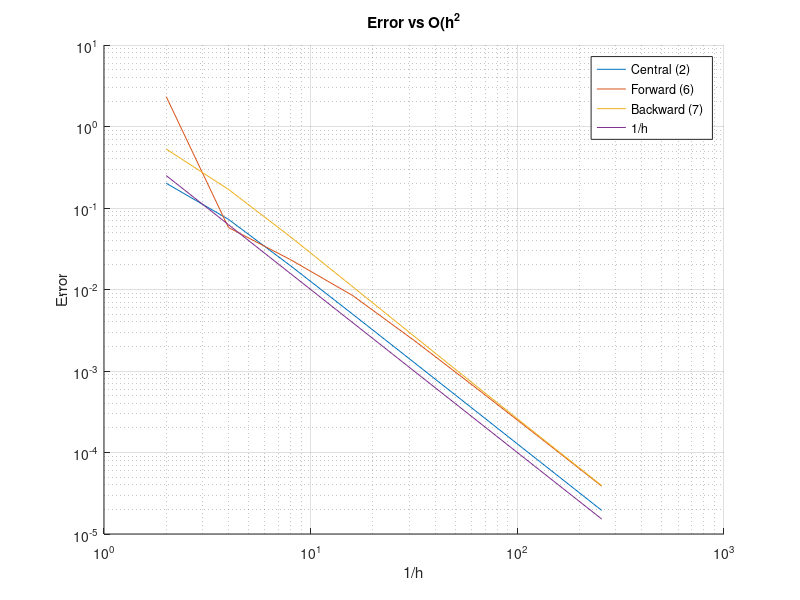
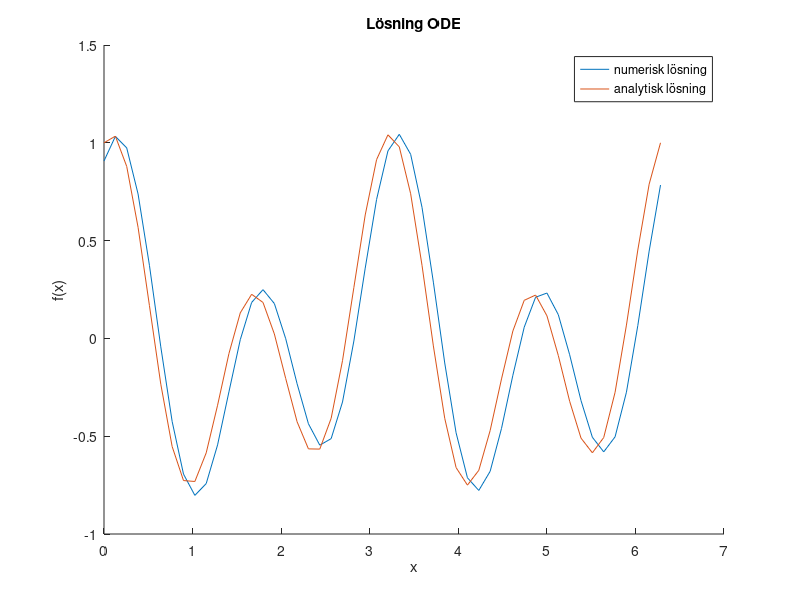
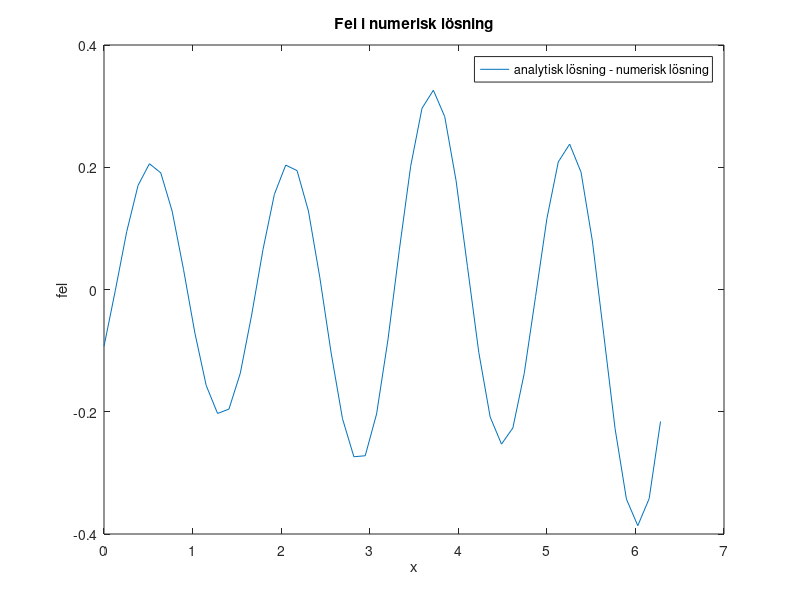
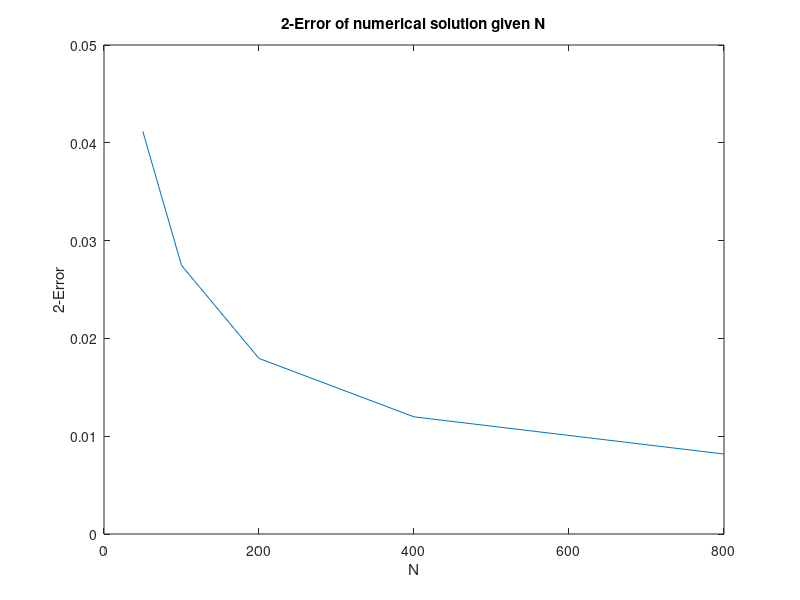

Recreate these plots in MATLAB, in order. (Note: this script raises an error after producing the figures.)
%% U1

x0 = 0.75;

err_central = zeros(1,8);
err_left    = zeros(1,8);
err_right   = zeros(1,8);
hs          = zeros(1,8);

true_du = exp(x0)*cos(exp(x0));
% up1 = u0 plus 1 timestep

% Approx derivata med central metod
for k = 1:8
    h = 2^(-k);
    hs(k) = h;
    
    u = @(x) sin(exp(x));
    u0  = u(x0);
    up1 = u(x0 + h);
    up2 = u(x0 + 2*h);
    un1 = u(x0 - h);
    un2 = u(x0 - 2*h);

    % central
    d_central = (up1 - un1)/(2*h);

    % frammåt
    d_left = (-up2 + 4*up1 - 3*u0)/(2*h);

    % bakåt
    d_right = (3*u0 - 4*un1 + un2)/(2*h);

    % fel
    err_central(k) = abs(d_central - true_du);
    err_left(k)    = abs(d_left    - true_du);
    err_right(k)   = abs(d_right   - true_du);
end

figure(1); 
hold on;

loglog(1./hs, err_central)
loglog(1./hs, err_left)
loglog(1./hs, err_right)

% referenskurva O(h^2)
loglog(1./hs, hs.^2)

xlabel('1/h')
ylabel('Error')
legend('Central (2)', 'Forward (6)', 'Backward (7)', '1/h')
grid on
title('Error vs O(h^2')


%% U2
gamma = 1;
delta = 1;

N = 50; % 400
h = (2*pi)/N;
d = 5;
f = @(x) d*cos(2*x); % f
u = @(x) (delta-(d/12))*cos(4*x) + (gamma/4)*sin(4*x) + (d/12)*cos(2*x); % analytisk lösning!
H = 1/(h^2);
x = linspace(0, 2*pi, N)';

A = zeros(N, N);
b = zeros(N, 1);
q = zeros(N, 1);




% adding finite element method pattern to A
% adding function values to q
for i = 1:N-1
    A(i+1, i) = H;
    A(i+1, i+1) = 16-2*H;
    if i~=(N-1)
        A(i+1, i+2) = H;
    end

    q(i+1) = f(h*i);
end

% adding randvilkor to A
A(1, 1) = -1;
A(1, 2) = 1;

% adding randvilkor to q
q(1) = q(1) + gamma*h;
q(N) = q(N) - delta*H;


% Lös ekvationssystemet A*w = q -> w = A\q
w = A\q;

figure(2)
hold on
plot(x, w)
plot(x, u(x))
title("Lösning ODE")
xlabel("x")
ylabel("f(x)")
legend("numerisk lösning", "analytisk lösning")

figure(3)
plot(x, w-u(x))
title("Fel i numerisk lösning")
xlabel("x")
ylabel("fel")
legend("analytisk lösning - numerisk lösning")

% d)
w_history = zeros(5, 1);

for k = 0:4
    N = 50 * 2^k; % N = 50, 100, 200, 400, 800
    h = (2*pi)/N;

    H = 1/(h^2);
    x = linspace(0, 2*pi, N)';
    
    A = zeros(N, N);
    b = zeros(N, 1);
    q = zeros(N, 1);

    
    % adding finite element method pattern to A
    % adding function values to q
    for i = 1:N-1
        A(i+1, i) = H;
        A(i+1, i+1) = 16-2*H;
        if i~=(N-1)
            A(i+1, i+2) = H;
        end
    
        q(i+1) = f(h*i);
    end
    
    % adding randvilkor to A
    A(1, 1) = -1;
    A(1, 2) = 1;
    
    % adding randvilkor to q
    q(1) = q(1) + gamma*h;
    q(N) = q(N) - delta*H;
    
    
    % Lös ekvationssystemet A*w = q -> w = A\q
    w = A\q;

    w_history(k+1, 1) = w(end, 1);
end

w_E2 = sqrt(h*abs(u(2*pi)-w_history)); % 2-felet
w_error = u(2*pi) - w_history; % felet

w_ordning = zeros(5, 1);
for j = 2:5
    w_ordning(j) = w_error(j-1)/w_error(j)/2;
end

figure(4)
Ns = [50, 100, 200, 400, 800]';
plot(Ns, w_E2);
title("2-Error of numerical solution given N")
xlabel("N")
ylabel("2-Error")

table(Ns, w_error, w_ordning)


% 
% %%CN function
% 
% function [x, t, U] = crankNicolson1D(D, f_fun, TL_fun, TR_fun, u0_fun, T, N, M)
% % Crank–Nicolson för ut = D u_xx + f på [0,1] med Dirichlet-randvillkor
% 
% dx = 1 / N;
% dt = T / M;
% 
% x = linspace(0, 1, N+1)';      % rumspunkter
% t = linspace(0, T, M+1);       % tidspunkter
% 
% U = zeros(N+1, M+1);
% 
% % initialdata
% for j = 1:(N+1)
%     U(j,1) = u0_fun(x(j));
% end
% U(1,1)   = TL_fun(0);
% U(end,1) = TR_fun(0);
% 
% lambda = D * dt / dx^2;
% 
% % bygg A och B för de inre punkterna (j = 1,...,N-1)
% A = zeros(N-1, N-1);
% B = zeros(N-1, N-1);
% 
% for j = 1:(N-1)
%     A(j,j) = 1 + lambda;
%     B(j,j) = 1 - lambda;
%     if j > 1
%         A(j,j-1) = -lambda/2;
%         B(j,j-1) =  lambda/2;
%     end
%     if j < N-1
%         A(j,j+1) = -lambda/2;
%         B(j,j+1) =  lambda/2;
%     end
% end
% 
% % inre punkter vid t = 0
% w = U(2:N, 1);
% 
% % tidsstegning
% for n = 1:M
%     t_n   = t(n);
%     t_np1 = t(n+1);
% 
%     uL_n   = TL_fun(t_n);
%     uR_n   = TR_fun(t_n);
%     uL_np1 = TL_fun(t_np1);
%     uR_np1 = TR_fun(t_np1);
% 
%     % f i inre punkter
%     f_n   = zeros(N-1, 1);
%     f_np1 = zeros(N-1, 1);
%     for j = 1:(N-1)
%         f_n(j)   = f_fun(x(j+1), t_n);
%         f_np1(j) = f_fun(x(j+1), t_np1);
%     end
% 
%     % högerled
%     rhs = B*w + 0.5*dt*(f_n + f_np1);
% 
%     % Dirichlet-randvillkor (bidrag från x=0 och x=1)
%     rhs(1)   = rhs(1)   + 0.5*lambda*(uL_n + uL_np1);
%     rhs(end) = rhs(end) + 0.5*lambda*(uR_n + uR_np1);
% 
%     % lös linjärt system
%     w = A \ rhs;
% 
%     % spara hela profilen vid tiden t_{n+1}
%     U(1,   n+1) = uL_np1;
%     U(end, n+1) = uR_np1;
%     U(2:N, n+1) = w;
% end
% end
% 
% 
% %% U3
% 
% % parametrar
% D  = 1;          % värmeledningskoefficient
% T  = 0.01;       % slut-tid
% N  = 100;        % antal delintervall i x
% M  = 1000;       % antal tidssteg (dt = T/M = 1e-5)
% 
% dx = 1/N;
% dt = T/M;
% 
% x  = linspace(0, 1, N+1)';      % x_0 = 0,  x_N = 1
% t  = linspace(0, T, M+1);       % t_0 = 0,  t_M = T
% 
% % funktioner f, randvillkor och begynnelsevillkor
% f_fun  = @(x, t) 0;             % f(x,t) = 0
% TL_fun = @(t) 0;                % u(0,t) = 0
% TR_fun = @(t) 0;                % u(1,t) = 0
% u0_fun = @(x) sin(5*pi*x);      % u(x,0) = sin(5*pi*x)
% 
% % initialdata vid t = 0
% u = zeros(N+1, 1);
% for j = 1:(N+1)
%     u(j) = u0_fun(x(j));
% end
% u(1)   = TL_fun(0);
% u(end) = TR_fun(0);
% 
% % enkel stabilitetskontroll
% r = D*dt/(dx^2);
% if r > 0.5
%     warning('D*dt/dx^2 = %f > 1/2, schemat kan vara instabilt.', r)
% end
% 
% % tidsstepping med Euler framåt (explicit)
% for n = 1:M
%     t_n   = t(n);
%     t_np1 = t(n+1);
% 
%     % randvillkor vid tiden t_n
%     u(1)   = TL_fun(t_n);
%     u(end) = TR_fun(t_n);
% 
%     u_new = u;
% 
%     % inre punkter j = 2,...,N
%     for j = 2:N
%         lap = u(j+1) - 2*u(j) + u(j-1);    % andraderivata med central differens
%         u_new(j) = u(j) + dt*( D*lap/(dx^2) + f_fun(x(j), t_n) );
%     end
% 
%     % randvillkor vid tiden t_{n+1}
%     u_new(1)   = TL_fun(t_np1);
%     u_new(end) = TR_fun(t_np1);
% 
%     u = u_new;
% end
% 
% % analytisk lösning
% % för f=0, D=1, u0(x)=sin(5*pi*x)
% u_exact = exp(-(5*pi)^2 * D * T) * sin(5*pi*x);
% 
% % fel vid tiden T
% err = u - u_exact;
% 
% figure
% plot(x, err)
% xlabel('x')
% ylabel('u_{num} - u_{exact}')
% title('U3(c): fel vid T = 0.01')
% grid on
% 
% %% U4c
% 
% % Exakta funktioner enligt (18)–(19)
% uanafcn  = @(x,t) sin(exp(t) .* x);
% uinitfcn = @(x)   uanafcn(x, 0);
% ffcn     = @(x,t) exp(t) .* x .* cos(exp(t) .* x) + exp(2*t) .* sin(exp(t) .* x);
% TLfcn    = @(t)   0;
% TRfcn    = @(t)   sin(exp(t));
% 
% D = 1;
% T = 0.1;
% N = 100;
% M = 100;          
% 
% [x, t, U] = crankNicolson1D(D, ffcn, TLfcn, TRfcn, uinitfcn, T, N, M);
% 
% % analytisk lösning vid T
% u_exact = uanafcn(x, T);
% 
% err = U(:, end) - u_exact;
% 
% fprintf('Maxfel vid T = %.3f: %.3e\n', T, max(abs(err)));
% 
% figure
% plot(x, err)
% xlabel('x')
% ylabel('U_{num} - u_{exact}')
% title('U4(c): fel vid T = 0.1')
% grid on
% 
% 
% %% U4(e) – konvergensstudie
% 
% uanafcn  = @(x,t) sin(exp(t).*x);
% uinitfcn = @(x)   uanafcn(x,0);
% ffcn     = @(x,t) exp(t).*x.*cos(exp(t).*x) + exp(2*t).*sin(exp(t).*x);
% TLfcn    = @(t)   0;
% TRfcn    = @(t)   sin(exp(t));
% 
% D  = 1;
% T  = 1;                        
% Ns = [25 50 100 200 400];      
% 
% errs  = zeros(size(Ns));
% dxs   = zeros(size(Ns));
% dts   = zeros(size(Ns));
% 
% c_dt = 0.2;                   
% 
% for k = 1:length(Ns)
%     N  = Ns(k);
%     dx = 1/N;
%     dxs(k) = dx;
% 
%     dt_guess = c_dt * dx;
%     M  = round(T / dt_guess);  
%     dt = T / M;
%     dts(k) = dt;
% 
%     [x, t, U] = crankNicolson1D(D, ffcn, TLfcn, TRfcn, uinitfcn, T, N, M);
% 
%     u_exact = uanafcn(x, T);
% 
%     % diskret 2-norm över inre punkter (2..N)
%     r       = U(2:N,end) - u_exact(2:N);
%     errs(k) = sqrt( (1/(N-1)) * sum(abs(r).^2) );
% end
% 
% % uppmätt konvergensordning
% orders = NaN(size(Ns));
% for k = 2:length(Ns)
%     orders(k) = log(errs(k-1)/errs(k)) / log(dxs(k-1)/dxs(k));
% end
% 
% fprintf('\nU4(e): konvergensstudie vid T = %.1f\n', T);
% fprintf('   N        dx          dt          fel(2-norm)    ordning\n');
% for k = 1:length(Ns)
%     if k == 1
%         ord_str = '   -';
%     else
%         ord_str = sprintf('%10.3f', orders(k));
%     end
%     fprintf('%4d   %9.4e  %9.4e  %13.4e  %s\n', Ns(k), dxs(k), dts(k), errs(k), ord_str);
% end
% 
% %% U4(f)
% 
% 
% uanafcn  = @(x,t) sin(exp(t).*x);
% uinitfcn = @(x)   uanafcn(x,0);
% ffcn     = @(x,t) exp(t).*x.*cos(exp(t).*x) + exp(2*t).*sin(exp(t).*x);
% TLfcn    = @(t)   0;
% TRfcn    = @(t)   sin(exp(t));
% 
% D     = 1;
% N     = 200;         
% dx    = 1/N;
% dt0   = 0.5 * dx;     
% Tvals = [1 2 4 8];    
% 
% for m = 1:length(Tvals)
%     T  = Tvals(m);
%     M  = round(T / dt0);
%     dt = T / M;      
% 
%     [x, t, U] = crankNicolson1D(D, ffcn, TLfcn, TRfcn, uinitfcn, T, N, M);
%     u_exact   = uanafcn(x, T);
% 
%     figure
%     plot(x, u_exact, 'k--', x, U(:,end), 'b-');
%     legend('Exakt','Numerisk','Location','Best');
%     xlabel('x');
%     ylabel('u(x,t)');
%     title(sprintf('U4(f): t = %.1f  (dt = %.3e)', T, dt));
%     grid on
% end
